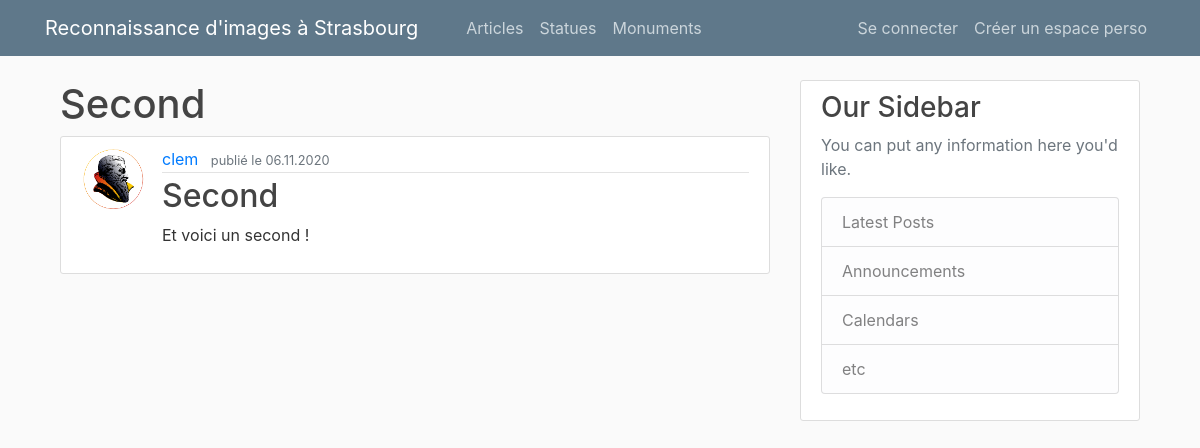
Screenshot of /post/2 with the database file from the repository.
### main/models.py (models this page shows, shortened)
class Post(db.Model):
    id = db.Column(db.Integer, primary_key=True)
    title = db.Column(db.String(100), nullable=False)
    date = db.Column(db.DateTime, nullable=False, default=dt.utcnow())
    content = db.Column(db.Text, nullable=False)
    user_id = db.Column(db.Integer, db.ForeignKey('user.id'), nullable=False)

class User(db.Model, UserMixin):
    id = db.Column(db.Integer, primary_key=True)
    username = db.Column(db.String(20), unique=True, nullable=False)
    email = db.Column(db.String(120), unique=True, nullable=False)
    image_file = db.Column(db.String(20), nullable=False, default='default.png')
    password = db.Column(db.String(60), nullable=False)
    posts = db.relationship('Post', backref='author', lazy=True)

### main/routes.py (the view)
@app.route("/post/<int:post_id>")
def post(post_id):
    post = Post.query.get_or_404(post_id)
    return render_template('article.html', title=post.title, post=post)

### main/templates/article.html (shortened to what this page needs)
{% extends "layout.html" %}
{% block content %}
<article class="media content-section">
  <img class="rounded-circle article-img" src="{{ url_for('static', filename='profile_pics/' + post.author.image_file) }}" alt="">
  <div class="media-body">
    <div class="article-metadata">
      <a class="mr-2" href="{{ url_for('posted_by', username=post.author.username) }}">{{ post.author.username }}</a>
      <small class="text-muted">publié le {{ post.date.strftime('%d.%m.%Y') }}</small>
    </div>
    <h2 class="article-title">{{ post.title }}</h2>
    <p class="article-content">{{ post.content }}</p>
  </div>
</article>
{% endblock content %}

### main/templates/layout.html (shortened to what this page needs)
<!DOCTYPE html>
<html lang="en" dir="ltr">
  <head>
    <link rel="stylesheet" href="https://cdn.jsdelivr.net/npm/bootstrap@4.5.3/dist/css/bootstrap.min.css">
    <link rel="stylesheet" type="text/css" href="{{ url_for('static', filename='main.css') }}">
  </head>
  <body>
    <header class="site-header">
      <nav class="navbar navbar-expand-md navbar-dark bg-steel fixed-top">
        <div class="container">
          <a class="navbar-brand mr-4" href="{{ url_for('accueil') }}">Reconnaissance d'images à Strasbourg</a>
          <div class="collapse navbar-collapse" id="navbarToggle">
            <div class="navbar-nav mr-auto">
              <a class="nav-item nav-link" href="{{ url_for('accueil') }}"></a>
              <a class="nav-item nav-link" href="{{ url_for('posts') }}">Articles</a>
              <a class="nav-item nav-link" href="{{ url_for('page_statues') }}">Statues</a>
              <a class="nav-item nav-link" href="{{ url_for('page_monuments') }}">Monuments</a>
            </div>
            <div class="navbar-nav">
              {% if current_user.is_authenticated %}
              <a class="nav-item nav-link" href="{{ url_for('new_post') }}">Nouvel Article</a>
                <a class="nav-item nav-link" href="{{ url_for('account') }}">Mes infos</a>
                <a class="nav-item nav-link" href="{{ url_for('logout') }}">Se deconnecter</a>
              {% else %}
                <a class="nav-item nav-link" href="{{ url_for('login') }}">Se connecter</a>
                <a class="nav-item nav-link" href="{{ url_for('register') }}">Créer un espace perso</a>
              {% endif %}
            </div>
          </div>
        </div>
      </nav>
    </header>
    <div class="container">
      <main role="main" class="container">
        <div class="row">
          <div class="col-md-8">
            {% if title %}
              <h1>{{ title }}</h1>
            {% else %}
              <h1>Reconnaissance d'images à Strasbourg</h1>
            {% endif %}
            {% block content %}{% endblock %}
          </div>
          <div class="col-md-4">
            <div class="content-section">
              <h3>Our Sidebar</h3>
              <p class='text-muted'>You can put any information here you'd like.
                <ul class="list-group">
                  <li class="list-group-item list-group-item-light">Latest Posts</li>
                  <li class="list-group-item list-group-item-light">Announcements</li>
                  <li class="list-group-item list-group-item-light">Calendars</li>
                  <li class="list-group-item list-group-item-light">etc</li>
                </ul>
              </p>
            </div>
          </div>
        </div>
      </main>
    </div>
  </body>
</html>

### main/static/main.css (style rules this page uses)
body { background: #fafafa; color: #333333; margin-top: 5rem; }
h1, h2, h3, h4, h5, h6 { color: #444444; }
.bg-steel { background-color: #5f788a; }
.site-header .navbar-nav .nav-link { color: #cbd5db; }
.content-section { background: #ffffff; padding: 10px 20px; border: 1px solid #dddddd; border-radius: 3px; margin-bottom: 20px; }
.article-title { color: #444444; }
.article-content { white-space: pre-line; }
.article-img { height: 65px; width: 65px; margin-right: 16px; }
.article-metadata { padding-bottom: 1px; margin-bottom: 4px; border-bottom: 1px solid #e3e3e3 }

### rows the page displays
Post: title "Second", date "06.11.2020", content "Et voici un second !"
User: image_file (placeholder picture), author.username "clem"
